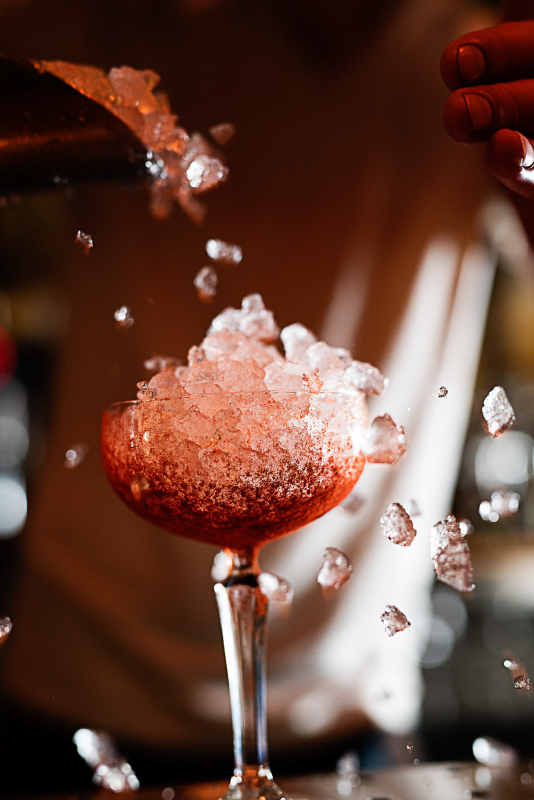
#> input picture assets/img/_unused/cocktail-red.jpg, 1068 x 1600 px (shown at 1/2 size)
$ python proof.py ../../assets/img/_unused/cocktail-red.jpg ../../assets/img/_unused/gin-fizz.jpg ../../assets/img/_unused/gin-fizz.jpg ../../assets/img/_unused/gin-fizz.jpg 1.0 ../../assets/img/_unused/gin-fizz.jpg
#> lines starting #> are read from the running program, lines starting #| are printed output that depends on the picture
"""Composites a render over a stand-in of the hero so it can be judged without
touching the site: the page backdrop, and below the SVG the CSS column as
style.css paints it (flat face colours multiplied by the plaster tile).

    python proof.py BACKDROP.png PLASTER.png RENDER.png OUT.png [px_per_unit] [left_hex right_hex]
"""
import sys
import numpy as np
from PIL import Image

bd, tile_p, rnd, out = sys.argv[1:5]
PPU = float(sys.argv[5]) if len(sys.argv) > 5 else 2.6
LEFT, RIGHT = (sys.argv[6], sys.argv[7]) if len(sys.argv) > 7 else ("#65300b", "#2e1204")
X0, Y0, CW, CH = 80.0, 60.0, 450.0, 720.0
TILE = 200.0
H_TOTAL = 1000

back = Image.open(bd).convert("RGB").resize((round(620 * PPU), round(780 * PPU)), Image.LANCZOS)
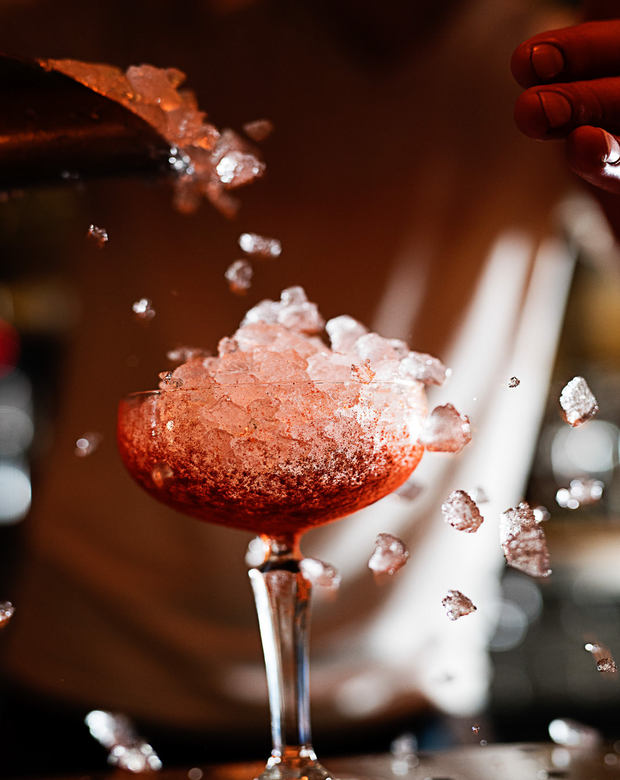
#> back: PIL image 620x780 RGB; mean R, G, B 103, 69.1, 57.1
canvas = Image.new("RGB", (round(620 * PPU), round(H_TOTAL * PPU)), (10, 20, 22))
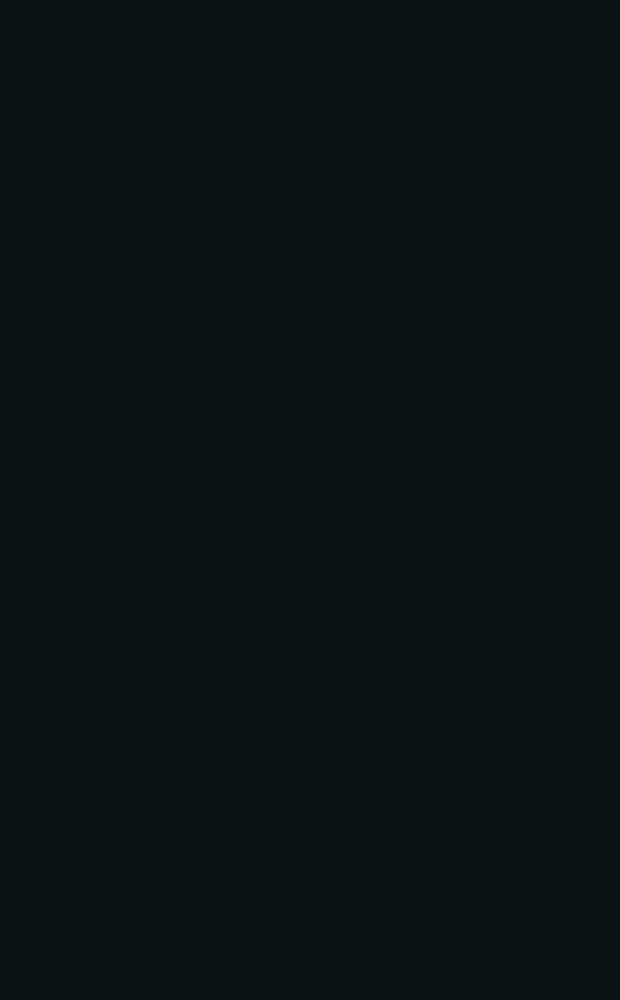
#> canvas: PIL image 620x1000 RGB; mean R, G, B 10, 20, 22
canvas.paste(back, (0, 0))

# the CSS column below the SVG
tile = np.asarray(Image.open(tile_p).convert("L")).astype(np.float32) / 255
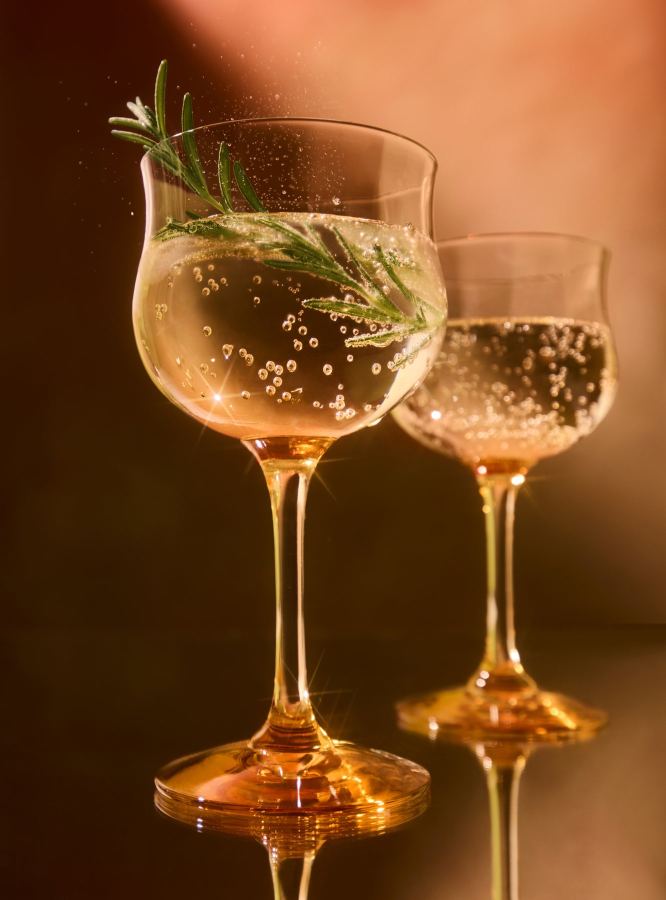
#> input picture assets/img/_unused/gin-fizz.jpg, 1332 x 1800 px (shown at 1/2 size)
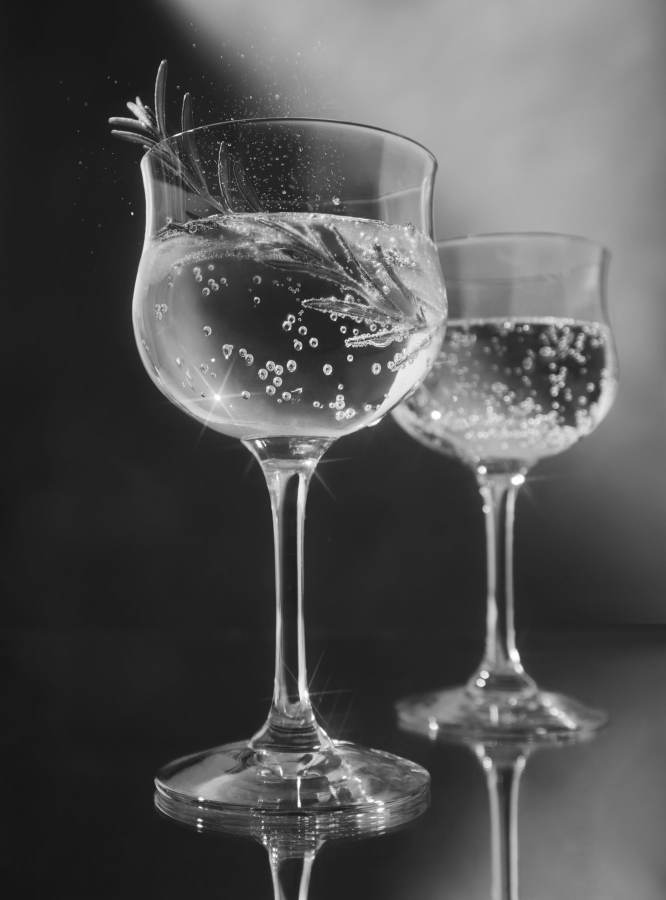
#> tile: shape (1800, 1332) float32 (shown at 1/2 size); min 0.0627, max 1, mean 0.33
px = np.asarray(canvas).astype(np.float32) / 255
ys, xs = np.mgrid[round(780 * PPU):px.shape[0], round(85 * PPU):round(525 * PPU)]
u = (xs / PPU / TILE * tile.shape[1]).astype(int) % tile.shape[1]
v = (ys / PPU / TILE * tile.shape[0]).astype(int) % tile.shape[0]
hexrgb = lambda h: np.array([int(h[i:i + 2], 16) for i in (1, 3, 5)], np.float32) / 255
col = np.where((xs / PPU < 305)[..., None], hexrgb(LEFT), hexrgb(RIGHT))
px[ys, xs] = col * tile[v, u][..., None]
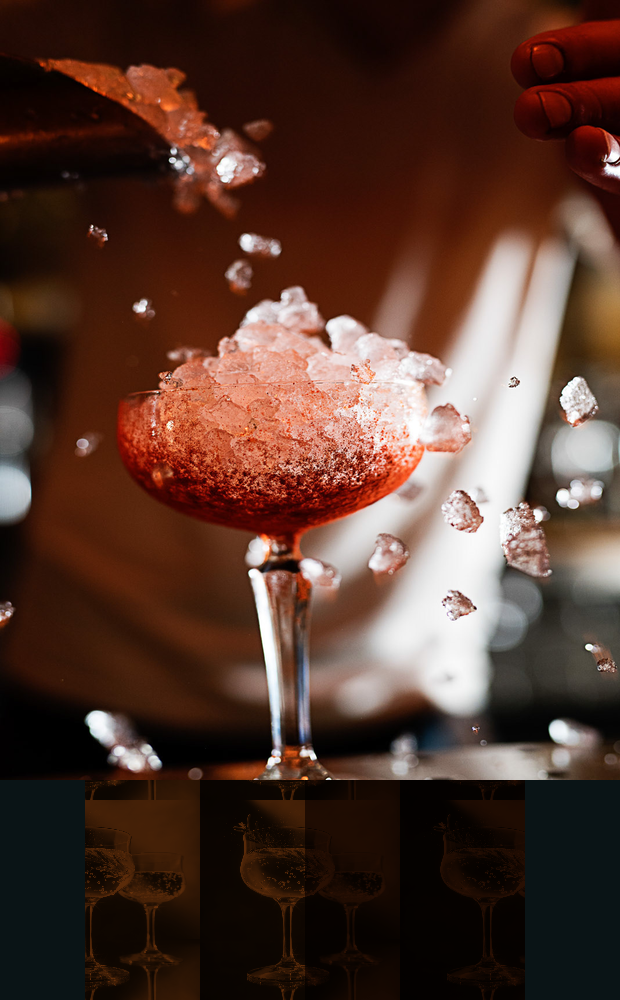
#> px: shape (1000, 620, 3) float32; mean R, G, B 0.332, 0.223, 0.182
canvas = Image.fromarray((np.clip(px, 0, 1) * 255 + 0.5).astype(np.uint8))

r = Image.open(rnd).convert("RGBA").resize((round(CW * PPU), round(CH * PPU)), Image.LANCZOS)
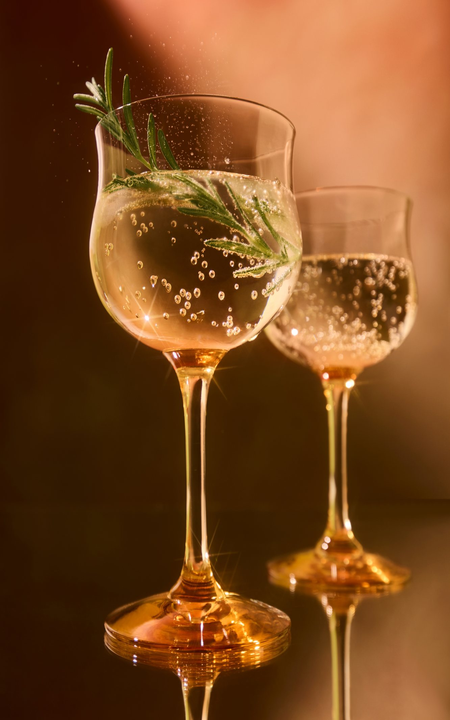
#> r: PIL image 450x720 RGBA; mean R, G, B, A 123, 74.2, 33.3, 255
base = canvas.convert("RGBA")
base.alpha_composite(r, (round(X0 * PPU), round(Y0 * PPU)))
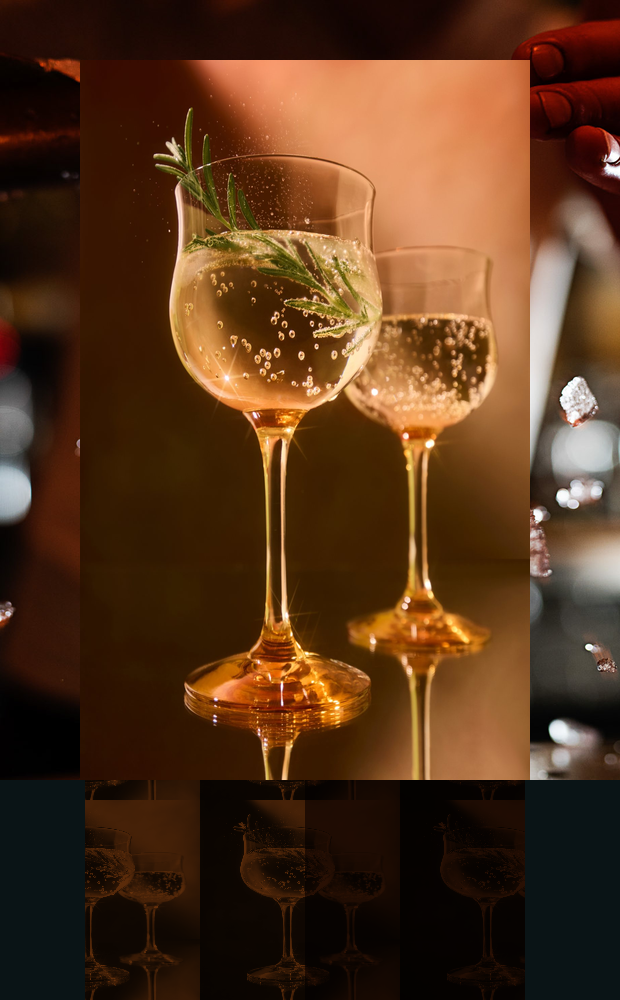
#> base: PIL image 620x1000 RGBA; mean R, G, B, A 86.3, 53.4, 28.4, 255
base.convert("RGB").save(out)
print("proof", base.size)
#| proof (620, 1000)
